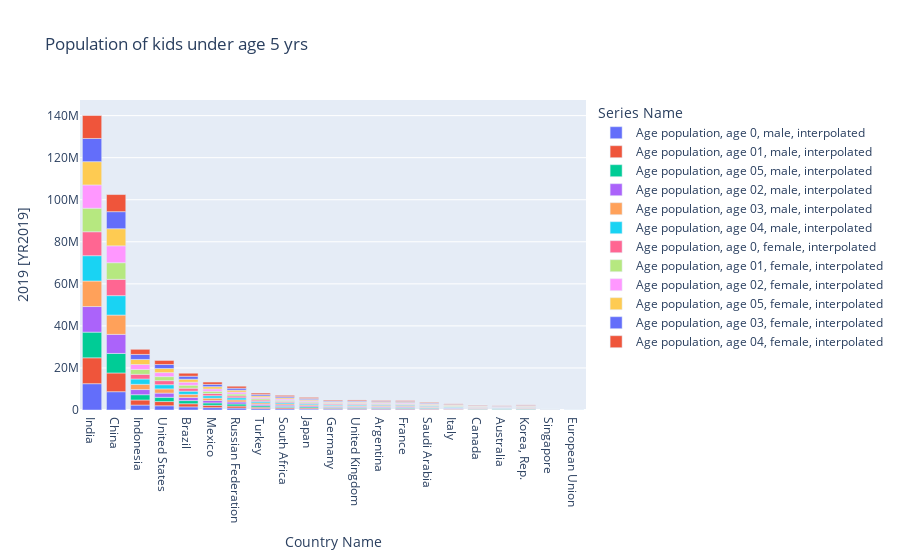

The notebook cell saved with this chart:
### Code cell
import plotly.express as px

fig = px.bar(population_df1, x= "Country Name", y= "2019 [YR2019]", color="Series Name", \
             title="Population of kids under age 5 yrs")
fig.show()

### Figure 1 — Plotly figure (JSON) as saved in the notebook; plotly's stock layout.template omitted (floating-point values rounded to 4 significant figures)
{"data": [{"alignmentgroup": "True", "hovertemplate": "Series Name=Age population, age 0, male, interpolated<br>Country Name=%{x}<br>2019 [YR2019]=%{y}<extra></extra>", "legendgroup": "Age population, age 0, male, interpolated", "marker": {"color": "#636efa"}, "name": "Age population, age 0, male, interpolated", "offsetgroup": "Age population, age 0, male, interpolated", "orientation": "v", "showlegend": true, "textposition": "auto", "type": "bar", "x": ["India", "China", "Indonesia", "United States", "Brazil", "Mexico", "Russian Federation", "Turkey", "South Africa", "Japan", "Germany", "United Kingdom", "Argentina", "France", "Saudi Arabia", "Italy", "Canada", "Australia", "Korea, Rep.", "Singapore", "European Union"], "xaxis": "x", "y": [12518937, 8701319, 2345601, 2009437, 1489800, 1108620, 924141, 656598, 571618, 459741, 426005, 381137, 379410, 357890, 293909, 225949, 203109, 172289, 170974, 29521, 0], "yaxis": "y"}, {"alignmentgroup": "True", "hovertemplate": "Series Name=Age population, age 01, male, interpolated<br>Country Name=%{x}<br>2019 [YR2019]=%{y}<extra></extra>", "legendgroup": "Age population, age 01, male, interpolated", "marker": {"color": "#EF553B"}, "name": "Age population, age 01, male, interpolated", "offsetgroup": "Age population, age 01, male, interpolated", "orientation": "v", "showlegend": true, "textposition": "auto", "type": "bar", "x": ["India", "China", "Indonesia", "United States", "Brazil", "Mexico", "Russian Federation", "Turkey", "South Africa", "Japan", "Germany", "United Kingdom", "Argentina", "France", "Saudi Arabia", "Italy", "Canada", "Korea, Rep.", "Australia", "Singapore", "European Union"], "xaxis": "x", "y": [12303679, 8909715, 2410167, 2003035, 1489267, 1120728, 954828, 671379, 582233, 485843, 416418, 396982, 380945, 367359, 301804, 236914, 203562, 190489, 171213, 27460, 0], "yaxis": "y"}, {"alignmentgroup": "True", "hovertemplate": "Series Name=Age population, age 05, male, interpolated<br>Country Name=%{x}<br>2019 [YR2019]=%{y}<extra></extra>", "legendgroup": "Age population, age 05, male, interpolated", "marker": {"color": "#00cc96"}, "name": "Age population, age 05, male, interpolated", "offsetgroup": "Age population, age 05, male, interpolated", "orientation": "v", "showlegend": true, "textposition": "auto", "type": "bar", "x": ["India", "China", "Indonesia", "United States", "Brazil", "Mexico", "Russian Federation", "Turkey", "South Africa", "Japan", "United Kingdom", "France", "Germany", "Argentina", "Saudi Arabia", "Italy", "Korea, Rep.", "Canada", "Australia", "Singapore", "European Union"], "xaxis": "x", "y": [12203000, 9284659, 2514529, 2022060, 1493902, 1148575, 980817, 703105, 592922, 549639, 422266, 395703, 389822, 380365, 308017, 269131, 230823, 201219, 166943, 22425, 0], "yaxis": "y"}, {"alignmentgroup": "True", "hovertemplate": "Series Name=Age population, age 02, male, interpolated<br>Country Name=%{x}<br>2019 [YR2019]=%{y}<extra></extra>", "legendgroup": "Age population, age 02, male, interpolated", "marker": {"color": "#ab63fa"}, "name": "Age population, age 02, male, interpolated", "offsetgroup": "Age population, age 02, male, interpolated", "orientation": "v", "showlegend": true, "textposition": "auto", "type": "bar", "x": ["India", "China", "Indonesia", "United States", "Brazil", "Mexico", "Russian Federation", "Turkey", "South Africa", "Japan", "United Kingdom", "Germany", "Argentina", "France", "Saudi Arabia", "Italy", "Korea, Rep.", "Canada", "Australia", "Singapore", "European Union"], "xaxis": "x", "y": [12179091, 9068399, 2455538, 2003058, 1488567, 1130294, 974632, 682873, 589669, 507489, 408935, 408148, 381664, 375814, 307020, 246779, 205742, 203748, 170251, 25794, 0], "yaxis": "y"}, {"alignmentgroup": "True", "hovertemplate": "Series Name=Age population, age 03, male, interpolated<br>Country Name=%{x}<br>2019 [YR2019]=%{y}<extra></extra>", "legendgroup": "Age population, age 03, male, interpolated", "marker": {"color": "#FFA15A"}, "name": "Age population, age 03, male, interpolated", "offsetgroup": "Age population, age 03, male, interpolated", "orientation": "v", "showlegend": true, "textposition": "auto", "type": "bar", "x": ["India", "China", "Indonesia", "United States", "Brazil", "Mexico", "Russian Federation", "Turkey", "South Africa", "Japan", "United Kingdom", "Germany", "France", "Argentina", "Saudi Arabia", "Italy", "Korea, Rep.", "Canada", "Australia", "Singapore", "European Union"], "xaxis": "x", "y": [12133716, 9182296, 2484000, 2008621, 1488018, 1137564, 984625, 691429, 594173, 525107, 417366, 401181, 383277, 381663, 309790, 255594, 217240, 203710, 169382, 24496, 0], "yaxis": "y"}, {"alignmentgroup": "True", "hovertemplate": "Series Name=Age population, age 04, male, interpolated<br>Country Name=%{x}<br>2019 [YR2019]=%{y}<extra></extra>", "legendgroup": "Age population, age 04, male, interpolated", "marker": {"color": "#19d3f3"}, "name": "Age population, age 04, male, interpolated", "offsetgroup": "Age population, age 04, male, interpolated", "orientation": "v", "showlegend": true, "textposition": "auto", "type": "bar", "x": ["India", "China", "Indonesia", "United States", "Brazil", "Mexico", "Russian Federation", "Turkey", "South Africa", "Japan", "United Kingdom", "Germany", "France", "Argentina", "Saudi Arabia", "Italy", "Korea, Rep.", "Canada", "Australia", "Singapore", "European Union"], "xaxis": "x", "y": [12049429, 9244538, 2536917, 1995089, 1498545, 1148699, 991369, 702883, 591848, 540545, 418574, 394167, 391043, 382279, 309853, 261904, 226892, 199747, 166556, 22301, 0], "yaxis": "y"}, {"alignmentgroup": "True", "hovertemplate": "Series Name=Age population, age 0, female, interpolated<br>Country Name=%{x}<br>2019 [YR2019]=%{y}<extra></extra>", "legendgroup": "Age population, age 0, female, interpolated", "marker": {"color": "#FF6692"}, "name": "Age population, age 0, female, interpolated", "offsetgroup": "Age population, age 0, female, interpolated", "orientation": "v", "showlegend": true, "textposition": "auto", "type": "bar", "x": ["India", "China", "Indonesia", "United States", "Brazil", "Mexico", "Russian Federation", "Turkey", "South Africa", "Japan", "Germany", "Argentina", "United Kingdom", "France", "Saudi Arabia", "Italy", "Canada", "Australia", "Korea, Rep.", "Singapore", "European Union"], "xaxis": "x", "y": [11385787, 7745542, 2230832, 1922530, 1422845, 1058054, 875687, 627203, 556644, 435574, 405170, 365277, 363253, 340973, 284443, 212928, 193067, 163020, 161213, 27436, 0], "yaxis": "y"}, {"alignmentgroup": "True", "hovertemplate": "Series Name=Age population, age 01, female, interpolated<br>Country Name=%{x}<br>2019 [YR2019]=%{y}<extra></extra>", "legendgroup": "Age population, age 01, female, interpolated", "marker": {"color": "#B6E880"}, "name": "Age population, age 01, female, interpolated", "offsetgroup": "Age population, age 01, female, interpolated", "orientation": "v", "showlegend": true, "textposition": "auto", "type": "bar", "x": ["India", "China", "Indonesia", "United States", "Brazil", "Mexico", "Russian Federation", "Turkey", "South Africa", "Japan", "Germany", "United Kingdom", "Argentina", "France", "Saudi Arabia", "Italy", "Canada", "Korea, Rep.", "Australia", "Singapore", "European Union"], "xaxis": "x", "y": [11187267, 7911857, 2302607, 1916465, 1422022, 1070514, 903891, 641441, 567291, 460368, 395772, 378374, 366879, 351008, 292177, 223109, 193821, 180261, 162149, 25443, 0], "yaxis": "y"}, {"alignmentgroup": "True", "hovertemplate": "Series Name=Age population, age 02, female, interpolated<br>Country Name=%{x}<br>2019 [YR2019]=%{y}<extra></extra>", "legendgroup": "Age population, age 02, female, interpolated", "marker": {"color": "#FF97FF"}, "name": "Age population, age 02, female, interpolated", "offsetgroup": "Age population, age 02, female, interpolated", "orientation": "v", "showlegend": true, "textposition": "auto", "type": "bar", "x": ["India", "China", "Indonesia", "United States", "Brazil", "Mexico", "Russian Federation", "Turkey", "South Africa", "Japan", "United Kingdom", "Germany", "Argentina", "France", "Saudi Arabia", "Italy", "Korea, Rep.", "Canada", "Australia", "Singapore", "European Union"], "xaxis": "x", "y": [11070664, 8028851, 2352661, 1916403, 1421275, 1080199, 922175, 652538, 574838, 480926, 389799, 387479, 367669, 359776, 297291, 232334, 195110, 194249, 161348, 23880, 0], "yaxis": "y"}, {"alignmentgroup": "True", "hovertemplate": "Series Name=Age population, age 05, female, interpolated<br>Country Name=%{x}<br>2019 [YR2019]=%{y}<extra></extra>", "legendgroup": "Age population, age 05, female, interpolated", "marker": {"color": "#FECB52"}, "name": "Age population, age 05, female, interpolated", "offsetgroup": "Age population, age 05, female, interpolated", "orientation": "v", "showlegend": true, "textposition": "auto", "type": "bar", "x": ["India", "China", "Indonesia", "United States", "Brazil", "Mexico", "Russian Federation", "Turkey", "South Africa", "Japan", "United Kingdom", "France", "Germany", "Argentina", "Saudi Arabia", "Italy", "Korea, Rep.", "Canada", "Australia", "Singapore", "European Union"], "xaxis": "x", "y": [11070531, 8138421, 2413297, 1933584, 1427123, 1098214, 928061, 671380, 578995, 520926, 402514, 379169, 367905, 366559, 298234, 253442, 219006, 192046, 158443, 21040, 0], "yaxis": "y"}, {"alignmentgroup": "True", "hovertemplate": "Series Name=Age population, age 03, female, interpolated<br>Country Name=%{x}<br>2019 [YR2019]=%{y}<extra></extra>", "legendgroup": "Age population, age 03, female, interpolated", "marker": {"color": "#636efa"}, "name": "Age population, age 03, female, interpolated", "offsetgroup": "Age population, age 03, female, interpolated", "orientation": "v", "showlegend": true, "textposition": "auto", "type": "bar", "x": ["India", "China", "Indonesia", "United States", "Brazil", "Mexico", "Russian Federation", "Turkey", "South Africa", "Japan", "United Kingdom", "Germany", "Argentina", "France", "Saudi Arabia", "Italy", "Korea, Rep.", "Canada", "Australia", "Singapore", "European Union"], "xaxis": "x", "y": [11025350, 8102122, 2383568, 1921537, 1420892, 1087414, 931509, 660825, 579528, 497655, 397882, 380293, 367740, 367336, 300013, 240634, 206246, 194400, 160603, 22710, 0], "yaxis": "y"}, {"alignmentgroup": "True", "hovertemplate": "Series Name=Age population, age 04, female, interpolated<br>Country Name=%{x}<br>2019 [YR2019]=%{y}<extra></extra>", "legendgroup": "Age population, age 04, female, interpolated", "marker": {"color": "#EF553B"}, "name": "Age population, age 04, female, interpolated", "offsetgroup": "Age population, age 04, female, interpolated", "orientation": "v", "showlegend": true, "textposition": "auto", "type": "bar", "x": ["India", "China", "Indonesia", "United States", "Brazil", "Mexico", "Russian Federation", "Turkey", "South Africa", "Japan", "United Kingdom", "France", "Germany", "Argentina", "Saudi Arabia", "Italy", "Korea, Rep.", "Canada", "Australia", "Singapore", "European Union"], "xaxis": "x", "y": [10927902, 8146395, 2437870, 1907921, 1430719, 1098870, 937182, 670753, 577769, 512282, 398744, 374745, 372809, 368356, 299940, 246400, 215335, 190444, 158046, 20922, 0], "yaxis": "y"}], "layout": {"barmode": "relative", "legend": {"title": {"text": "Series Name"}, "tracegroupgap": 0}, "title": {"text": "Population of kids under age 5 yrs"}, "xaxis": {"anchor": "y", "domain": [0, 1], "title": {"text": "Country Name"}}, "yaxis": {"anchor": "x", "domain": [0, 1], "title": {"text": "2019 [YR2019]"}}}}
